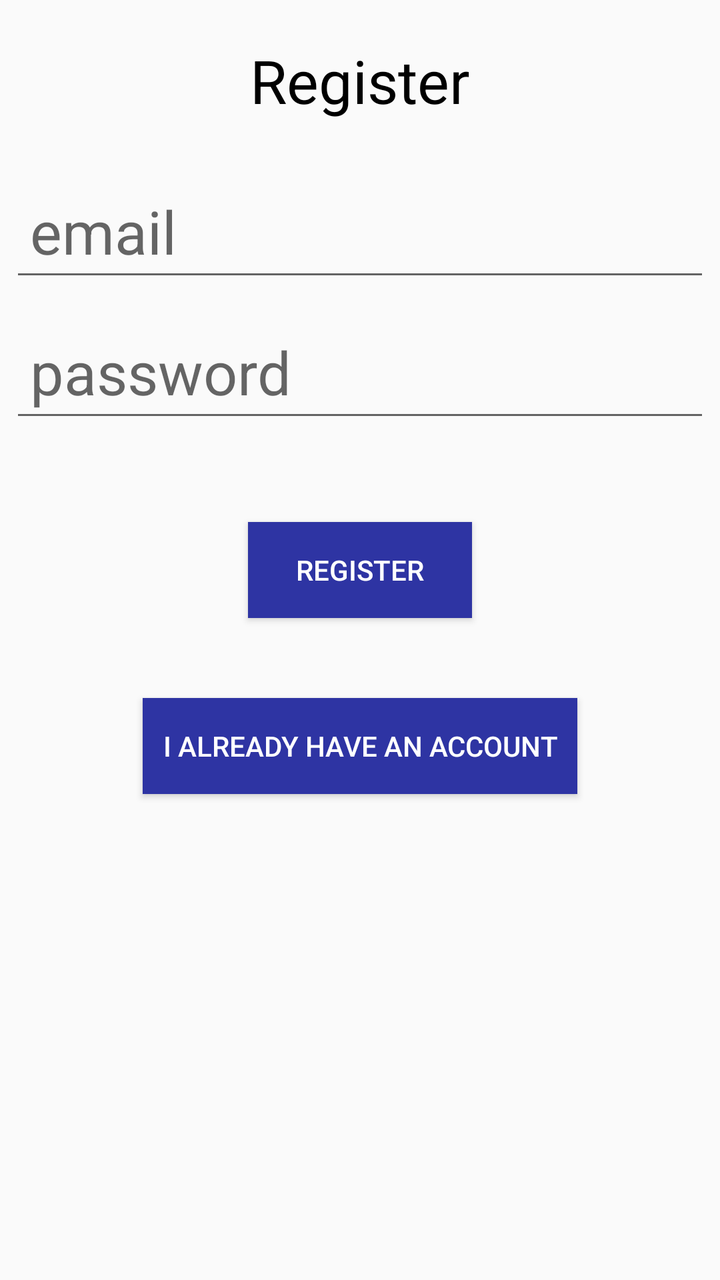
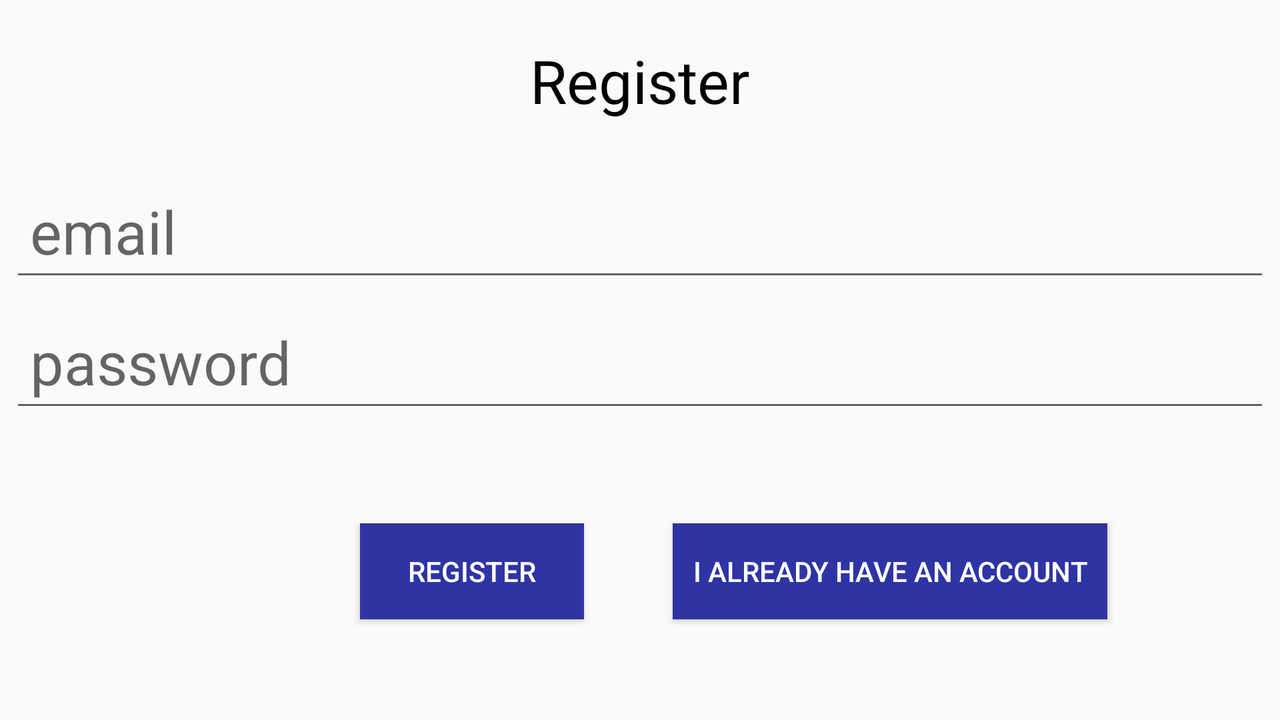

Compare how this app lays out the same screen by default and in its alternative resource folder. The renders come first, then the two layout files and the values they reference.
<!-- AndroidManifest.xml: application theme AppTheme -->
<!-- res/layout/activity_main.xml -->
<?xml version="1.0" encoding="utf-8"?>
<LinearLayout xmlns:android="http://schemas.android.com/apk/res/android"
    xmlns:tools="http://schemas.android.com/tools"
    android:orientation="vertical"
    android:layout_width="match_parent"
    android:layout_height="match_parent"
    tools:context=".MainActivity">

    <TextView
        android:layout_width="wrap_content"
        android:layout_height="wrap_content"
        android:layout_gravity="center"
        android:padding="20dp"
        android:textSize="30sp"
        android:text="Register"
        android:textColor="#000"/>
    <EditText
        android:padding="10dp"
        android:layout_margin="5dp"
        android:layout_width="match_parent"
        android:layout_height="wrap_content"
        android:hint="email"
        android:textSize="30sp"
        android:id="@+id/signup_email_input"
        android:inputType="textEmailAddress"/>
    <EditText
        android:padding="10dp"
        android:layout_margin="5dp"
        android:layout_width="match_parent"
        android:layout_height="wrap_content"
        android:hint="password"
        android:textSize="30sp"
        android:id="@+id/signup_password_input"
        android:inputType="textPassword"/>
    <Button
        android:id="@+id/button_register"
        android:layout_width="wrap_content"
        android:layout_height="wrap_content"
        android:text="Register"
        android:layout_gravity="center"
        android:layout_marginTop="40dp"/>
    <Button
        android:id="@+id/button_login"
        android:layout_width="wrap_content"
        android:layout_height="wrap_content"
        android:text="I already have an account"
        android:layout_gravity="center"
        android:paddingLeft="10dp"
        android:paddingRight="10dp"
        android:layout_marginTop="40dp"/>

</LinearLayout>
<!-- resources referenced by this layout -->
<resources>
  <style name="AppTheme" parent="Theme.AppCompat.DayNight">
          
          <item name="colorPrimary">@color/colorPrimary</item>
          <item name="colorPrimaryDark">@color/colorPrimaryDark</item>
          <item name="colorAccent">@color/colorAccent</item>
          <item name="buttonStyle">@style/customButton</item>
      </style>
  <style name="customButton" parent="Widget.AppCompat.Button">
          <item name="android:background">#2e34a3</item>
          <item name="android:textColor">#FFFFFF</item>
          <item name="android:paddingLeft">24dp</item>
          <item name="android:paddingRight">24dp</item>
      </style>
</resources>
<!-- res/layout-land/activity_main.xml (the repository's variant of the layout above) -->
<!-- drawn on the phone turned sideways -->
<?xml version="1.0" encoding="utf-8"?>
<androidx.constraintlayout.widget.ConstraintLayout xmlns:android="http://schemas.android.com/apk/res/android"
    xmlns:app="http://schemas.android.com/apk/res-auto"
    xmlns:tools="http://schemas.android.com/tools"
    android:layout_width="match_parent"
    android:layout_height="match_parent"
    tools:context=".MainActivity">

    <TextView
        android:id="@+id/textView"
        android:layout_width="wrap_content"
        android:layout_height="wrap_content"
        android:layout_gravity="center"
        android:padding="20dp"
        android:text="Register"
        android:textColor="#000"
        android:textSize="30sp"
        app:layout_constraintEnd_toEndOf="parent"
        app:layout_constraintStart_toStartOf="parent"
        app:layout_constraintTop_toTopOf="parent" />

    <EditText
        android:id="@+id/signup_email_input"
        android:layout_width="match_parent"
        android:layout_height="wrap_content"
        android:layout_margin="5dp"
        android:hint="email"
        android:inputType="textEmailAddress"
        android:padding="10dp"
        android:textSize="30sp"
        app:layout_constraintEnd_toEndOf="parent"
        app:layout_constraintStart_toStartOf="parent"
        app:layout_constraintTop_toBottomOf="@+id/textView" />

    <EditText
        android:id="@+id/signup_password_input"
        android:layout_width="match_parent"
        android:layout_height="wrap_content"
        android:layout_margin="5dp"
        android:hint="password"
        android:inputType="textPassword"
        android:padding="10dp"
        android:textSize="30sp"
        app:layout_constraintEnd_toEndOf="parent"
        app:layout_constraintStart_toStartOf="parent"
        app:layout_constraintTop_toBottomOf="@+id/signup_email_input" />

    <Button
        android:id="@+id/button_register"
        android:layout_width="wrap_content"
        android:layout_height="wrap_content"
        android:layout_gravity="center"
        android:layout_marginStart="180dp"
        android:layout_marginLeft="180dp"
        android:text="Register"
        app:layout_constraintBottom_toBottomOf="parent"
        app:layout_constraintStart_toStartOf="parent"
        app:layout_constraintTop_toBottomOf="@+id/signup_password_input" />

    <Button
        android:id="@+id/button_login"
        android:layout_width="wrap_content"
        android:layout_height="wrap_content"
        android:layout_gravity="center"
        android:layout_marginStart="10dp"
        android:layout_marginLeft="10dp"
        android:paddingLeft="10dp"
        android:paddingRight="10dp"
        android:text="I already have an account"
        app:layout_constraintBottom_toBottomOf="parent"
        app:layout_constraintEnd_toEndOf="parent"
        app:layout_constraintHorizontal_bias="0.284"
        app:layout_constraintStart_toEndOf="@+id/button_register"
        app:layout_constraintTop_toBottomOf="@+id/signup_password_input" />

</androidx.constraintlayout.widget.ConstraintLayout>
